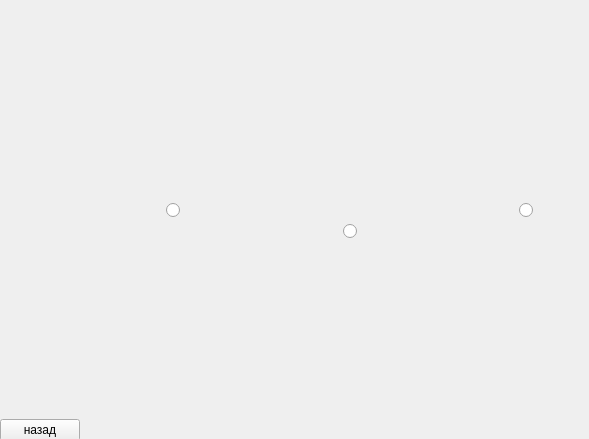
<?xml version="1.0" encoding="UTF-8"?>
<ui version="4.0">
 <class>MainWindow</class>
 <widget class="QMainWindow" name="MainWindow">
  <property name="geometry">
   <rect>
    <x>0</x>
    <y>0</y>
    <width>589</width>
    <height>439</height>
   </rect>
  </property>
  <property name="windowTitle">
   <string>MainWindow</string>
  </property>
  <widget class="QWidget" name="centralwidget">
   <widget class="QWidget" name="verticalLayoutWidget">
    <property name="geometry">
     <rect>
      <x>0</x>
      <y>0</y>
      <width>700</width>
      <height>441</height>
     </rect>
    </property>
    <layout class="QVBoxLayout" name="verticalLayout">
     <property name="sizeConstraint">
      <enum>QLayout::SetDefaultConstraint</enum>
     </property>
     <item alignment="Qt::AlignHCenter">
      <widget class="QLabel" name="question">
       <property name="font">
        <font>
         <pointsize>14</pointsize>
        </font>
       </property>
       <property name="text">
        <string/>
       </property>
      </widget>
     </item>
     <item>
      <layout class="QGridLayout" name="gridLayout">
       <item row="0" column="0" alignment="Qt::AlignHCenter">
        <widget class="QRadioButton" name="answer1">
         <property name="font">
          <font>
           <pointsize>12</pointsize>
          </font>
         </property>
         <property name="text">
          <string/>
         </property>
        </widget>
       </item>
       <item row="0" column="1" alignment="Qt::AlignHCenter">
        <widget class="QRadioButton" name="answer2">
         <property name="font">
          <font>
           <pointsize>12</pointsize>
          </font>
         </property>
         <property name="text">
          <string/>
         </property>
        </widget>
       </item>
      </layout>
     </item>
     <item alignment="Qt::AlignHCenter">
      <widget class="QRadioButton" name="answer3">
       <property name="font">
        <font>
         <pointsize>12</pointsize>
        </font>
       </property>
       <property name="layoutDirection">
        <enum>Qt::LeftToRight</enum>
       </property>
       <property name="text">
        <string/>
       </property>
      </widget>
     </item>
     <item>
      <layout class="QHBoxLayout" name="horizontalLayout_2">
       <item alignment="Qt::AlignLeft|Qt::AlignBottom">
        <widget class="QPushButton" name="prevButton">
         <property name="text">
          <string>назад</string>
         </property>
        </widget>
       </item>
       <item alignment="Qt::AlignRight|Qt::AlignBottom">
        <widget class="QPushButton" name="nextButton">
         <property name="text">
          <string>далее</string>
         </property>
        </widget>
       </item>
      </layout>
     </item>
    </layout>
   </widget>
  </widget>
 </widget>
 <resources/>
 <connections/>
</ui>
